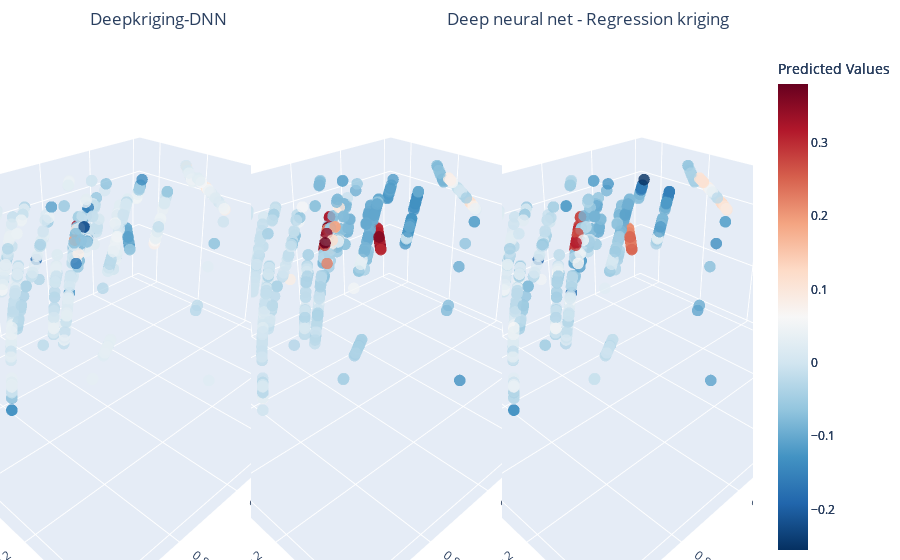

The code cell stored with this chart in its notebook:
### Code cell
import plotly.graph_objects as go

# Extract relevant rows from deposit_data for the test set
test_data_xyz = deposit_data.loc[idx_test, ['X', 'Y', 'Z']].values

# Determine the color range based on all sets of predictions
min_value = min((test_predictions_dk.ravel() - test_predictions_nn.ravel()).min(), (test_predictions_nn.ravel() - test_predictions_rk.ravel()).min(), (test_predictions_dk.ravel() - test_predictions_rk.ravel()).min())
max_value = max((test_predictions_dk.ravel() - test_predictions_nn.ravel()).max(), (test_predictions_nn.ravel() - test_predictions_rk.ravel()).max(), (test_predictions_dk.ravel() - test_predictions_rk.ravel()).max())

# Create subplot figure
fig = go.Figure()

# Define the first subplot (left side)
fig.add_trace(go.Scatter3d(
    x=test_data_xyz[:, 0],  # X coordinates
    y=test_data_xyz[:, 1],  # Y coordinates
    z=test_data_xyz[:, 2],  # Z coordinates
    mode='markers',
    marker=dict(
        size=4,
        color=test_predictions_dk.ravel() - test_predictions_nn.ravel(),  # Color based on predictions
        colorscale='RdBu_r',    # Color scale
        cmin=min_value,
        cmax=max_value,
        opacity=0.8,
        colorbar=dict(title='Predicted Values')
    ),
    showlegend=False,
    scene='scene1',  # Use scene1 for the first subplot
))

# Define the second subplot (middle)
fig.add_trace(go.Scatter3d(
    x=test_data_xyz[:, 0],  # X coordinates
    y=test_data_xyz[:, 1],  # Y coordinates
    z=test_data_xyz[:, 2],  # Z coordinates
    mode='markers',
    marker=dict(
        size=4,
        color=test_predictions_nn.ravel() - test_predictions_rk.ravel(),  # Color based on predictions
        colorscale='RdBu_r',    # Color scale
        cmin=min_value,
        cmax=max_value,
        opacity=0.8,
        colorbar=dict(title='Predicted Values')
    ),
    showlegend=False,
    scene='scene2'  # Use scene2 for the second subplot
))

# Define the third subplot (right side)
fig.add_trace(go.Scatter3d(
    x=test_data_xyz[:, 0],  # X coordinates
    y=test_data_xyz[:, 1],  # Y coordinates
    z=test_data_xyz[:, 2],  # Z coordinates
    mode='markers',
    marker=dict(
        size=4,
        color= test_predictions_dk.ravel() - test_predictions_rk.ravel(),  # Color based on predictions
        colorscale='RdBu_r',    # Color scale
        cmin=min_value,
        cmax=max_value,
        opacity=0.8,
        colorbar=dict(title='Predicted Values')
    ),
    showlegend=False,
    scene='scene3'  # Use scene3 for the third subplot
))

# Update layout for all subplots
fig.update_layout(
    scene1=dict(
        xaxis_title='X',
        yaxis_title='Y',
        zaxis_title='Z',
        camera_eye=dict(x=-1.25, y=1.25, z=1)
    ),
    scene2=dict(
        xaxis_title='X',
        yaxis_title='Y',
        zaxis_title='Z',
        camera_eye=dict(x=-1.25, y=1.25, z=1)
    ),
    scene3=dict(
        xaxis_title='X',
        yaxis_title='Y',
        zaxis_title='Z',
        camera_eye=dict(x=-1.25, y=1.25, z=1)
    ),
    margin=dict(l=0, r=0, b=0, t=50),
    title={
        'text': "Deepkriging-DNN                                                       Deep neural net - Regression kriging                                            Deepkriging - Regression kriging",
        'x': 0.1  # Center the titles horizontally
    }
)

# Show plot
fig.show()

### Figure 1 — Plotly figure (JSON) as saved in the notebook; plotly's stock layout.template omitted (floating-point values rounded to 4 significant figures; data arrays with more than 128 entries replaced by an {"elided": "..."} marker saying what was removed)
{"data": [{"marker": {"cmax": 0.3805, "cmin": -0.2553, "color": {"elided": "786 float values"}, "colorbar": {"title": {"text": "Predicted Values"}}, "colorscale": [[0, "rgb(5,48,97)"], [0.1, "rgb(33,102,172)"], [0.2, "rgb(67,147,195)"], [0.3, "rgb(146,197,222)"], [0.4, "rgb(209,229,240)"], [0.5, "rgb(247,247,247)"], [0.6, "rgb(253,219,199)"], [0.7, "rgb(244,165,130)"], [0.8, "rgb(214,96,77)"], [0.9, "rgb(178,24,43)"], [1, "rgb(103,0,31)"]], "opacity": 0.8, "size": 4}, "mode": "markers", "scene": "scene", "showlegend": false, "type": "scatter3d", "x": {"elided": "786 float values"}, "y": {"elided": "786 float values"}, "z": {"elided": "786 float values"}}, {"marker": {"cmax": 0.3805, "cmin": -0.2553, "color": {"elided": "786 float values"}, "colorbar": {"title": {"text": "Predicted Values"}}, "colorscale": [[0, "rgb(5,48,97)"], [0.1, "rgb(33,102,172)"], [0.2, "rgb(67,147,195)"], [0.3, "rgb(146,197,222)"], [0.4, "rgb(209,229,240)"], [0.5, "rgb(247,247,247)"], [0.6, "rgb(253,219,199)"], [0.7, "rgb(244,165,130)"], [0.8, "rgb(214,96,77)"], [0.9, "rgb(178,24,43)"], [1, "rgb(103,0,31)"]], "opacity": 0.8, "size": 4}, "mode": "markers", "scene": "scene2", "showlegend": false, "type": "scatter3d", "x": {"elided": "786 float values"}, "y": {"elided": "786 float values"}, "z": {"elided": "786 float values"}}, {"marker": {"cmax": 0.3805, "cmin": -0.2553, "color": {"elided": "786 float values"}, "colorbar": {"title": {"text": "Predicted Values"}}, "colorscale": [[0, "rgb(5,48,97)"], [0.1, "rgb(33,102,172)"], [0.2, "rgb(67,147,195)"], [0.3, "rgb(146,197,222)"], [0.4, "rgb(209,229,240)"], [0.5, "rgb(247,247,247)"], [0.6, "rgb(253,219,199)"], [0.7, "rgb(244,165,130)"], [0.8, "rgb(214,96,77)"], [0.9, "rgb(178,24,43)"], [1, "rgb(103,0,31)"]], "opacity": 0.8, "size": 4}, "mode": "markers", "scene": "scene3", "showlegend": false, "type": "scatter3d", "x": {"elided": "786 float values"}, "y": {"elided": "786 float values"}, "z": {"elided": "786 float values"}}], "layout": {"margin": {"b": 0, "l": 0, "r": 0, "t": 50}, "scene": {"camera": {"eye": {"x": -1.25, "y": 1.25, "z": 1}}, "xaxis": {"title": {"text": "X"}}, "yaxis": {"title": {"text": "Y"}}, "zaxis": {"title": {"text": "Z"}}}, "scene2": {"camera": {"eye": {"x": -1.25, "y": 1.25, "z": 1}}, "xaxis": {"title": {"text": "X"}}, "yaxis": {"title": {"text": "Y"}}, "zaxis": {"title": {"text": "Z"}}}, "scene3": {"camera": {"eye": {"x": -1.25, "y": 1.25, "z": 1}}, "xaxis": {"title": {"text": "X"}}, "yaxis": {"title": {"text": "Y"}}, "zaxis": {"title": {"text": "Z"}}}, "title": {"text": "Deepkriging-DNN                                                       Deep neural net - Regression kriging                                            Deepkriging - Regression kriging", "x": 0.1}}}
